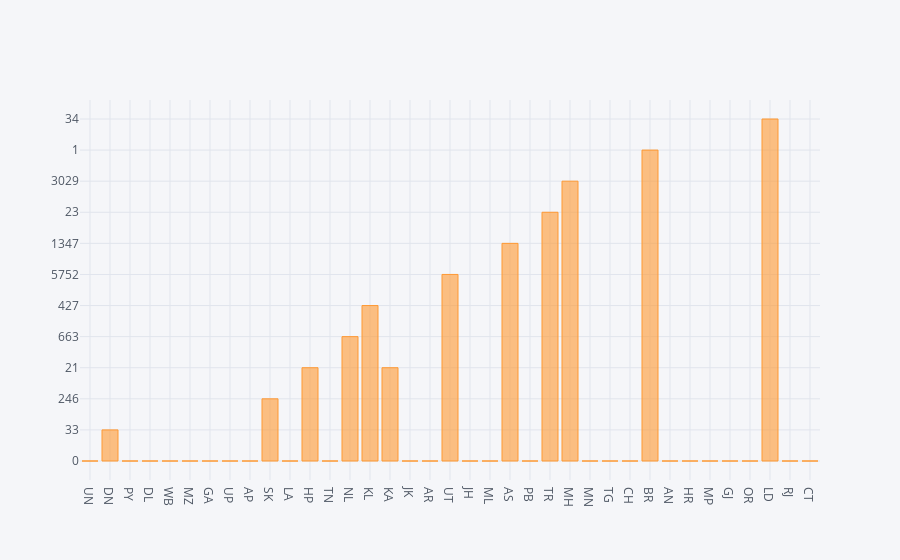

Notebook code cell kept with this figure:
### Code cell
#Plotly
df.iplot(kind='bar',x='statecode',y='migratedother')

### Figure 1 — Plotly figure (JSON) as saved in the notebook; plotly's stock layout.template omitted (floating-point values rounded to 4 significant figures)
{"data": [{"marker": {"color": "rgba(255, 153, 51, 0.6)", "line": {"color": "rgba(255, 153, 51, 1.0)", "width": 1}}, "name": "migratedother", "orientation": "v", "text": "", "type": "bar", "x": ["UN", "DN", "PY", "DL", "WB", "MZ", "GA", "UP", "AP", "SK", "LA", "HP", "TN", "NL", "KL", "KA", "JK", "AR", "UT", "JH", "ML", "AS", "PB", "TR", "MH", "MN", "TG", "CH", "BR", "AN", "HR", "MP", "GJ", "OR", "LD", "RJ", "CT"], "y": ["0", "33", "0", "0", "0", "0", "0", "0", "0", "246", "0", "21", "0", "663", "427", "21", "0", "0", "5752", "0", "0", "1347", "0", "23", "3029", "0", "0", "0", "1", "0", "0", "0", "0", "0", "34", "0", "0"]}], "layout": {"legend": {"bgcolor": "#F5F6F9", "font": {"color": "#4D5663"}}, "paper_bgcolor": "#F5F6F9", "plot_bgcolor": "#F5F6F9", "title": {"font": {"color": "#4D5663"}}, "xaxis": {"gridcolor": "#E1E5ED", "showgrid": true, "tickfont": {"color": "#4D5663"}, "title": {"font": {"color": "#4D5663"}, "text": ""}, "zerolinecolor": "#E1E5ED"}, "yaxis": {"gridcolor": "#E1E5ED", "showgrid": true, "tickfont": {"color": "#4D5663"}, "title": {"font": {"color": "#4D5663"}, "text": ""}, "zerolinecolor": "#E1E5ED"}}}
